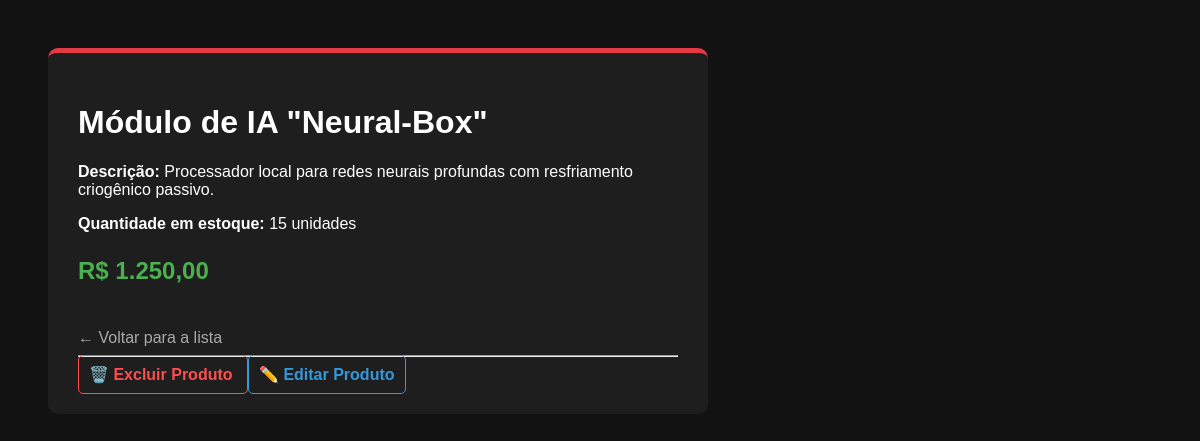
The app's page /estoque/detalhe/4/ with its own data.
### produtos/models.py (models this page shows, shortened)
class Produto(models.Model):
    nome = models.CharField(max_length=100)
    descricao = models.TextField(blank=True, null=True)
    quantidade = models.IntegerField(default=0)
    preco = models.DecimalField(max_digits=10, decimal_places=2, default=0.00)

### produtos/views.py (the view)
# urls.py: path('detalhe/<int:pk>/', views.detalhe_produto, name='detalhe_produto'),
def detalhe_produto(request, pk):
    produto = get_object_or_404(Produto, pk=pk)
    return render(request, 'produtos/detalhe.html', {'produto': produto})

### produtos/templates/produtos/detalhe.html (shortened to what this page needs)
{% load l10n %}
{% load humanize %}
<!DOCTYPE html>
<html lang="pt-br">
<head>
</head>
<body>
    <div class="container">
        <h1>{{ produto.nome }}</h1>
        <p><strong>Descrição:</strong> {{ produto.descricao }}</p>
        <p><strong>Quantidade em estoque:</strong> {{ produto.quantidade }} unidades</p>
        <p class="preco">R$ {{ produto.preco|localize }}</p>
        <a href="{% url 'lista_produtos' %}" class="voltar">← Voltar para a lista</a>
        <hr>
<a href="{% url 'excluir_produto' produto.pk %}"
   style="color: #ff4d4d; text-decoration: none; font-weight: bold; border: 1px solid #ff4d4d; padding: 10px; border-radius: 5px;">
   🗑️ Excluir Produto
</a>
<a href="{% url 'editar_produto' produto.pk %}"
   style="color: #3498db; text-decoration: none; font-weight: bold; border: 1px solid #3498db; padding: 10px; border-radius: 5px; margin-right: 10px;">
   ✏️ Editar Produto
</a>
    </div>
</body>
</html>

### produtos/templates/produtos/detalhe.html (style rules this page uses)
body { font-family: sans-serif; background: #121212; color: white; padding: 40px; }
.container { max-width: 600px; background: #1e1e1e; padding: 30px; border-radius: 10px; border-top: 5px solid #e63946; }
.voltar { display: inline-block; margin-top: 20px; color: #aaa; text-decoration: none; }
.preco { color: #4caf50; font-size: 1.5em; font-weight: bold; }

### records on screen
Produto: nome "Módulo de IA \"Neural-Box\"", descricao "Processador local para redes neurais profundas com resfriamento criogênico passivo.", quantidade "15", preco "1.250,00"
